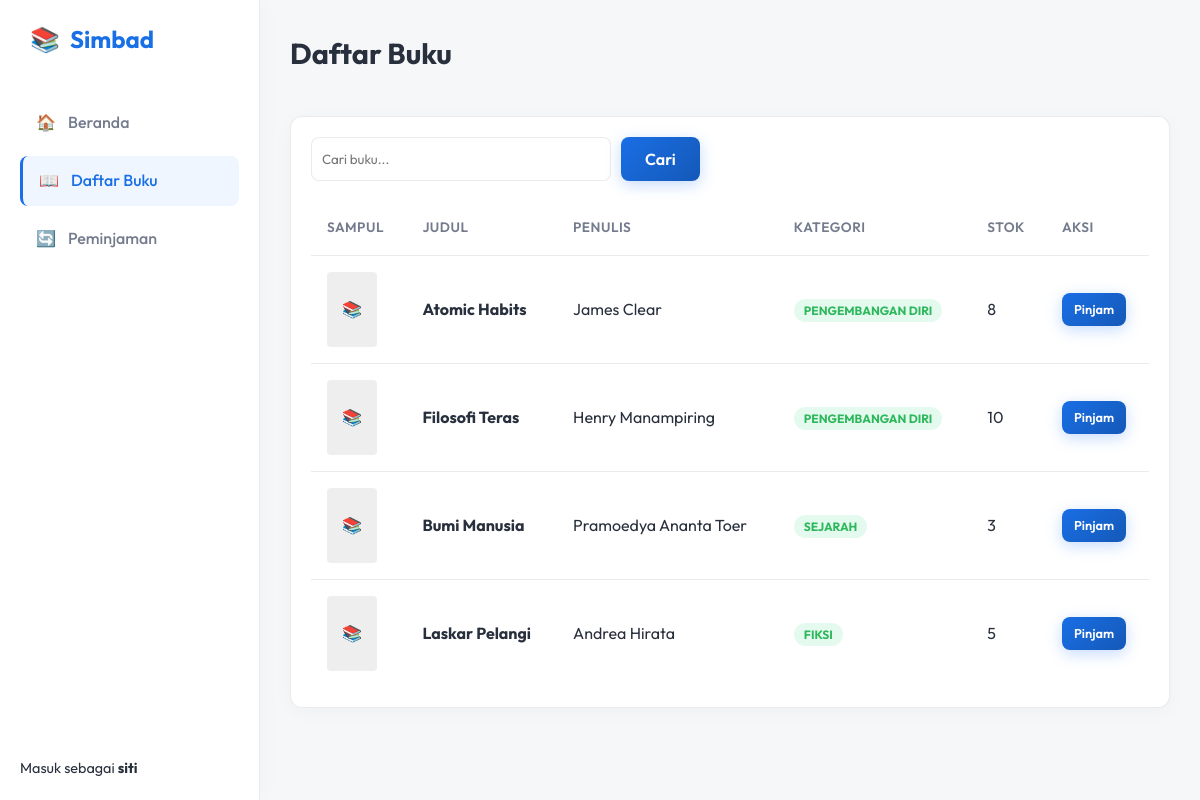
/books.php (signed in), run on the app's committed database.
### tables this page shows
CREATE TABLE `buku` (
  `id` int(11) NOT NULL AUTO_INCREMENT,
  `judul` varchar(255) NOT NULL,
  `penulis` varchar(100) NOT NULL,
  `penerbit` varchar(100) DEFAULT NULL,
  `tahun_terbit` year(4) DEFAULT NULL,
  `kategori_id` int(11) NOT NULL,
  `stok` int(11) NOT NULL DEFAULT 0,
  `gambar_sampul` varchar(255) DEFAULT NULL,
  `dibuat_pada` timestamp DEFAULT CURRENT_TIMESTAMP,
  PRIMARY KEY (`id`),
  KEY `kategori_id` (`kategori_id`),
  CONSTRAINT `fk_buku_kategori` FOREIGN KEY (`kategori_id`) REFERENCES `kategori` (`id`) ON DELETE CASCADE
);

CREATE TABLE `kategori` (
  `id` int(11) NOT NULL AUTO_INCREMENT,
  `nama_kategori` varchar(100) NOT NULL,
  PRIMARY KEY (`id`)
);

### books.php (the view, shortened to what this page needs)
<?php
require_once 'config/config.php';
$search = $_GET['search'] ?? '';
$page_num = isset($_GET['page']) ? (int)$_GET['page'] : 1;
$limit = 5;
$offset = ($page_num - 1) * $limit;
$query = "SELECT buku.*, kategori.nama_kategori as category_name FROM buku
          LEFT JOIN kategori ON buku.kategori_id = kategori.id
          WHERE judul LIKE ? OR penulis LIKE ?
          ORDER BY id DESC LIMIT ? OFFSET ?";
$stmt = $pdo->prepare($query);
$stmt->bindValue(1, "%$search%", PDO::PARAM_STR);
$stmt->bindValue(2, "%$search%", PDO::PARAM_STR);
$stmt->bindValue(3, $limit, PDO::PARAM_INT);
$stmt->bindValue(4, $offset, PDO::PARAM_INT);
$stmt->execute();
$books = $stmt->fetchAll();
$page = 'books';
?>
<!DOCTYPE html>
<html lang="id">
<head>
    <link rel="stylesheet" href="assets/css/style.css">
</head>
<body>
    <div class="dashboard-grid">
        <?php include 'includes/sidebar.php'; ?>
        <main class="main-content">
            <div class="top-bar">
                <h1 class="page-title">Daftar Buku</h1>
            </div>
            <div class="table-container">
                <div style="display: flex; justify-content: space-between; margin-bottom: 20px;">
                    <form method="GET" style="display: flex; gap: 10px;">
                        <input type="text" name="search" placeholder="Cari buku..." value="<?php echo htmlspecialchars($search); ?>"
                               style="padding: 10px; border-radius: 8px; border: 1px solid var(--glass-border); background: white; color: var(--text-main); width: 300px;">
                        <button type="submit" class="btn btn-primary">Cari</button>
                    </form>
                </div>
                <table>
                    <thead>
                        <tr>
                            <th>Sampul</th>
                            <th>Judul</th>
                            <th>Penulis</th>
                            <th>Kategori</th>
                            <th>Stok</th>
                            <th>Aksi</th>
                        </tr>
                    </thead>
                    <tbody>
                        <?php if (empty($books)): ?>
                            <tr><td colspan="6" style="text-align: center; color: var(--text-muted);">Tidak ada buku ditemukan.</td></tr>
                        <?php else: ?>
                            <?php foreach ($books as $book): ?>
                            <tr>
                                <td>
                                    <?php if($book['gambar_sampul']): ?>
                                        <div style="width: 50px; height: 75px; background-image: url('uploads/<?php echo htmlspecialchars($book['gambar_sampul']); ?>'); background-size: cover; border-radius: 4px; box-shadow: 0 2px 5px rgba(0,0,0,0.1);"></div>
                                    <?php else: ?>
                                        <div style="width: 50px; height: 75px; background: #eee; border-radius: 4px; display: flex; align-items: center; justify-content: center; color: #999;">📚</div>
                                    <?php endif; ?>
                                </td>
                                <td><strong><?php echo htmlspecialchars($book['judul']); ?></strong></td>
                                <td><?php echo htmlspecialchars($book['penulis']); ?></td>
                                <td><span class="badge badge-success"><?php echo htmlspecialchars($book['category_name']); ?></span></td>
                                <td><?php echo $book['stok']; ?></td>
                                <td>
                                    <?php if($_SESSION['role'] === 'admin'): ?>
                                        <a href="book_form.php?id=<?php echo $book['id']; ?>" class="btn" style="padding: 5px 10px; font-size: 0.8rem; background: #eee; color: #333;">Edit</a>
                                        <a href="?delete=<?php echo $book['id']; ?>" class="btn" style="padding: 5px 10px; font-size: 0.8rem; background: rgba(255, 80, 80, 0.1); color: var(--error);" onclick="return confirm('Yakin ingin menghapus?')">Hapus</a>
                                    <?php else: ?>
                                        <?php if($book['stok'] > 0): ?>
                                            <a href="loan_form.php?book_id=<?php echo $book['id']; ?>" class="btn btn-primary" style="padding: 6px 12px; font-size: 0.8rem;">Pinjam</a>
                                        <?php else: ?>
                                            <span class="badge badge-warning" style="font-size: 0.8rem;">Stok Habis</span>
                                        <?php endif; ?>
                                    <?php endif; ?>
                                </td>
                            </tr>
                            <?php endforeach; ?>
                        <?php endif; ?>
                    </tbody>
                </table>
            </div>
        </main>
    </div>
</body>
</html>

### includes/sidebar.php
<aside class="sidebar">
    <div class="sidebar-brand">
        <span>📚</span> Simbad
    </div>
    <ul class="nav-links">
        <li class="nav-item">
            <a href="<?php echo BASE_URL; ?>index.php" class="nav-link <?php echo ($page == 'dashboard') ? 'active' : ''; ?>">
                <span>🏠</span> Beranda
            </a>
        </li>
        <li class="nav-item">
            <a href="<?php echo BASE_URL; ?>books.php" class="nav-link <?php echo ($page == 'books') ? 'active' : ''; ?>">
                <span>📖</span> Daftar Buku
            </a>
        </li>
        <li class="nav-item">
            <a href="<?php echo BASE_URL; ?>loans.php" class="nav-link <?php echo ($page == 'loans') ? 'active' : ''; ?>">
                <span>🔄</span> Peminjaman
            </a>
        </li>
    </ul>
    <div class="user-info" style="margin-top: auto;">
        <span style="color: var(--text-muted); font-size: 0.9rem;">
            Masuk sebagai <strong><?php echo htmlspecialchars($_SESSION['username']); ?></strong>
        </span>
    </div>
</aside>

### assets/css/style.css (style rules this page uses)
:root { --primary: 215, 80%, 50%; --primary-dark: 215, 80%, 40%; --secondary: 170, 70%, 45%; --accent: 340, 70%, 55%; --bg-dark: 220, 20%, 97%; --bg-card: 0, 0%, 100%; --text-main: 220, 20%, 20%; --text-muted: 220, 10%, 50%; --glass-bg: rgba(255, 255, 255, 0.85); --glass-border: rgba(0, 0, 0, 0.08); --error: 0, 70%, 55%; --success: 140, 60%, 45%; --radius-sm: 8px; --radius-md: 12px; --radius-lg: 20px; }
* { margin: 0; padding: 0; box-sizing: border-box; font-family: 'Outfit', sans-serif; }
body { background-color: hsl(var(--bg-dark)); color: hsl(var(--text-main)); line-height: 1.6; overflow-x: hidden; }
.btn { padding: 12px 24px; border: none; border-radius: var(--radius-sm); font-size: 1rem; font-weight: 600; cursor: pointer; transition: all 0.3s ease; display: inline-flex; align-items: center; justify-content: center; text-decoration: none; }
.btn-primary { background: linear-gradient(135deg, hsl(var(--primary)), hsl(var(--primary-dark))); color: white; box-shadow: 0 4px 15px rgba(66, 135, 245, 0.3); }
.dashboard-grid { display: grid; grid-template-columns: 260px 1fr; min-height: 100vh; }
.sidebar { background: white; border-right: 1px solid var(--glass-border); padding: 20px; display: flex; flex-direction: column; box-shadow: 5px 0 20px rgba(0, 0, 0, 0.02); z-index: 10; }
.sidebar-brand { font-size: 1.5rem; font-weight: 700; color: hsl(var(--primary)); margin-bottom: 40px; padding-left: 10px; display: flex; align-items: center; gap: 10px; }
.nav-links { list-style: none; flex: 1; }
.nav-item { margin-bottom: 8px; }
.nav-link { display: flex; align-items: center; gap: 12px; padding: 12px 16px; color: hsl(var(--text-muted)); text-decoration: none; border-radius: var(--radius-sm); transition: all 0.3s ease; font-weight: 500; }
.nav-link:hover, .nav-link.active { background: rgba(66, 135, 245, 0.08); color: hsl(var(--primary)); }
.nav-link.active { border-left: 3px solid hsl(var(--primary)); }
.main-content { padding: 30px; overflow-y: auto; }
.top-bar { display: flex; justify-content: space-between; align-items: center; margin-bottom: 40px; }
.page-title { font-size: 1.8rem; font-weight: 700; color: var(--text-main); }
.user-info { display: flex; align-items: center; gap: 15px; }
.table-container { overflow-x: auto; background: white; border: 1px solid var(--glass-border); border-radius: var(--radius-md); padding: 20px; box-shadow: 0 4px 20px rgba(0, 0, 0, 0.03); }
table { width: 100%; border-collapse: collapse; }
th, td { padding: 16px; text-align: left; border-bottom: 1px solid var(--glass-border); }
th { color: hsl(var(--text-muted)); font-weight: 600; font-size: 0.85rem; text-transform: uppercase; letter-spacing: 0.5px; }
td { color: var(--text-main); }
tr:last-child td { border-bottom: none; }
.badge { padding: 4px 10px; border-radius: 20px; font-size: 0.75rem; font-weight: 700; text-transform: uppercase; }
.badge-success { background: rgba(0, 200, 100, 0.1); color: hsl(var(--success)); }

### data on the page
buku: judul "Atomic Habits", penulis "James Clear", kategori.nama_kategori "PENGEMBANGAN DIRI", stok "8"
buku: judul "Filosofi Teras", penulis "Henry Manampiring", kategori.nama_kategori "PENGEMBANGAN DIRI", stok "10"
buku: judul "Bumi Manusia", penulis "Pramoedya Ananta Toer", kategori.nama_kategori "SEJARAH", stok "3"
buku: judul "Laskar Pelangi", penulis "Andrea Hirata", kategori.nama_kategori "FIKSI", stok "5"

### other printed values
$_SESSION['username'] "siti"
